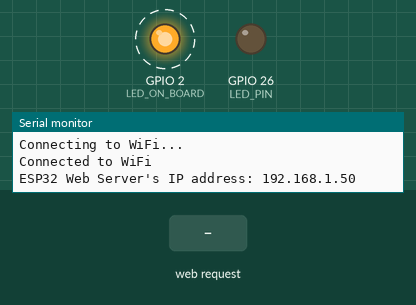
This sketch was run on a simulated ESP32. Shown: output pins drawn as LEDs (lit = HIGH), the last lines printed to the serial monitor. Dashed ring = blinking. The inputs (shaded band) are chosen by the test bench. WiFi joins after 1.5 s; servers stay silent unless stated; storage starts empty.

Above: at 3.2 s.
3.3 s: HTTP request GET /led1/on received
At 4.4 s:
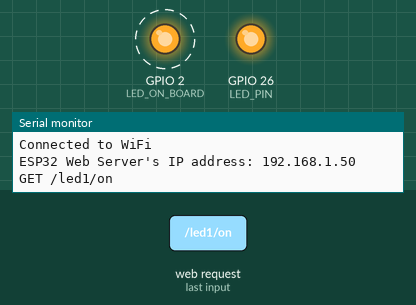
9.3 s: HTTP request GET /led1/off received
At 9.9 s:
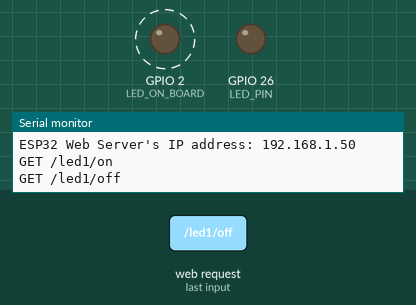
Timing chart, 0 to 18.3 s (numbered marks = the images above; inputs shaded):
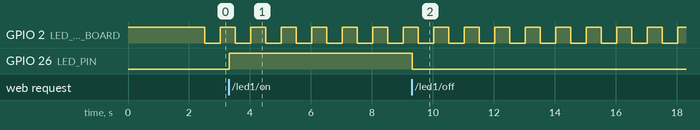

Measured:
- after the input at 3.3 s, GPIO 26 (LED_PIN): LOW → HIGH at once
- after the input at 9.3 s, GPIO 26 (LED_PIN): HIGH → LOW at once
- by itself, GPIO 2 (LED_ON_BOARD): alternates HIGH for 0.50 s and LOW for 0.50 s

The sketch:

Programa_2_formsHTML_aula7.ino
```cpp
/*
 * This ESP32 code is created by esp32io.com
 *
 * This ESP32 code is released in the public domain
 *
 * For more detail (instruction and wiring diagram), visit https://esp32io.com/tutorials/esp32-controls-led-via-web
 */

#include <WiFi.h>
#include <ESPAsyncWebServer.h>
//See https://www.arduino.cc/reference/en/libraries/espasyncwebserver/
#include <LittleFS.h>

#define LED_PIN 26  // ESP32 pin GPIO26 connected to LED
#define LED_ON_BOARD  2

// Replace with your network credentials
const char* ssid     = "LMI_2";
const char* password = "ea254@ea254";

AsyncWebServer server(80);

int LED_state = LOW;

const char* PARAM_INPUT_1 = "input1";
String inputMessage = "mensagem inicial";

// Geração do código HTML com o status atual do led e links para alterar tal status
String getHTML() {
  String html = "<!DOCTYPE HTML>\n";
  html += "<html>\n";
  html += "<head><title>Led control using ESP32</title></head>\n";
  html += "<body>\n";
  html += "<p><b>State:</b> Led <span style='color: red;'>";
  if (LED_state == LOW) {
    html += "OFF <img src=\"/led_off.gif\"></span></p>\n";
    html += "<p><b>Action:</b> To turn the LED ON <a href='/led1/on'>click here</a>\n";
    html += "or on the following image\n";
    html +="<form action=\"/led1/on\"><input type=\"image\" src=\"/led_on.gif\" alt=\"Submit\"></form></p>\n";
  }
  else {
    html += "ON <img src=\"/led_on.gif\"></span></p>\n";
    html += "<p><b>Action:</b> To turn the LED OFF <a href='/led1/off'>click here</a>\n";
    html += "or on the following image\n";
    html += "<form action=\"/led1/off\"><input type=\"image\" src=\"/led_off.gif\" alt=\"Submit\"></form></p>\n";
  }
  html +="<p><form action=\"/get_text_box\"> Text box: <input type=\"text\" name=\"input1\" value=\" ";
  html += inputMessage;
  html +="\"> <input type=\"submit\" value=\"CLICK\"></form></p>";
  html += "</body>\n";
  html += "</html>";
  return html;
}

void setup() {
  Serial.begin(115200);

  pinMode(LED_ON_BOARD, OUTPUT);
  digitalWrite(LED_ON_BOARD, HIGH);

  pinMode(LED_PIN, OUTPUT);
  digitalWrite(LED_PIN, LED_state);

  // Connect to Wi-Fi
  WiFi.begin(ssid, password);
  while (WiFi.status() != WL_CONNECTED) {
    delay(1000);
    Serial.println("Connecting to WiFi...");
  }
  Serial.println("Connected to WiFi");

  // Print the ESP32's IP address
  Serial.print("ESP32 Web Server's IP address: ");
  Serial.println(WiFi.localIP());

  if(!LittleFS.begin()) {
    Serial.println("An Error has occurred while mounting LittleFS");
    return;
  }

  // home page
  server.on("/", HTTP_GET, [](AsyncWebServerRequest *request) {
    Serial.println("GET /");
    request->send(200, "text/html", getHTML());
  });

  // Route to control the LED
  server.on("/led1/on", HTTP_GET, [](AsyncWebServerRequest *request) {
    Serial.println("GET /led1/on");
    LED_state = HIGH;
    digitalWrite(LED_PIN, LED_state);
    request->send(200, "text/html", getHTML());
  });
  server.on("/led1/off", HTTP_GET, [](AsyncWebServerRequest *request) {
    Serial.println("GET /led1/off");
    LED_state = LOW;
    digitalWrite(LED_PIN, LED_state);
    request->send(200, "text/html", getHTML());
  });
  // Serving image files
  server.on("/italogo.gif", HTTP_GET, [](AsyncWebServerRequest *request){
    Serial.println("GET /italogo.gif");
    request->send(LittleFS, "/italogo.gif", "image/gif");
  });
  server.on("/led_on.gif", HTTP_GET, [](AsyncWebServerRequest *request){
    Serial.println("GET /led_on.gif");
    request->send(LittleFS, "/led_on.gif", "image/gif");
  });
  server.on("/led_off.gif", HTTP_GET, [](AsyncWebServerRequest *request){
    Serial.println("GET /led_off.gif");
    request->send(LittleFS, "/led_off.gif", "image/gif");
  });
  // Send a GET request to <ESP_IP>/get?input1=<inputMessage>
  server.on("/get_text_box", HTTP_GET, [] (AsyncWebServerRequest *request) {
    //String inputMessage;
    String inputParam;
    // GET input1 value on <ESP_IP>/get?input1=<inputMessage>
    if (request->hasParam(PARAM_INPUT_1)) {
      inputMessage = request->getParam(PARAM_INPUT_1)->value();
      inputParam = PARAM_INPUT_1;
    }
    else {
      inputMessage = "Text Box: No message sent";
      inputParam = "none";
    }
    inputMessage= "@" + inputMessage + "@";
    Serial.print("Texto na caixa de texto: "); Serial.println(inputMessage);
    request->send(200, "text/html", "HTTP GET request sent to your ESP on input field ("
                                     + inputParam + ") with value: \"" + inputMessage +
                                     "\"<br><a href=\"/\">Return to Home Page</a>");
  });

  // Start the server
  server.begin();
}

void notFound(AsyncWebServerRequest *request) {
  request->send(404, "text/plain", "Not found");
}

void loop() {
  // Your code
  digitalWrite(LED_ON_BOARD,HIGH);
  delay(500);
  digitalWrite(LED_ON_BOARD,LOW);
  delay(500);
}
```
